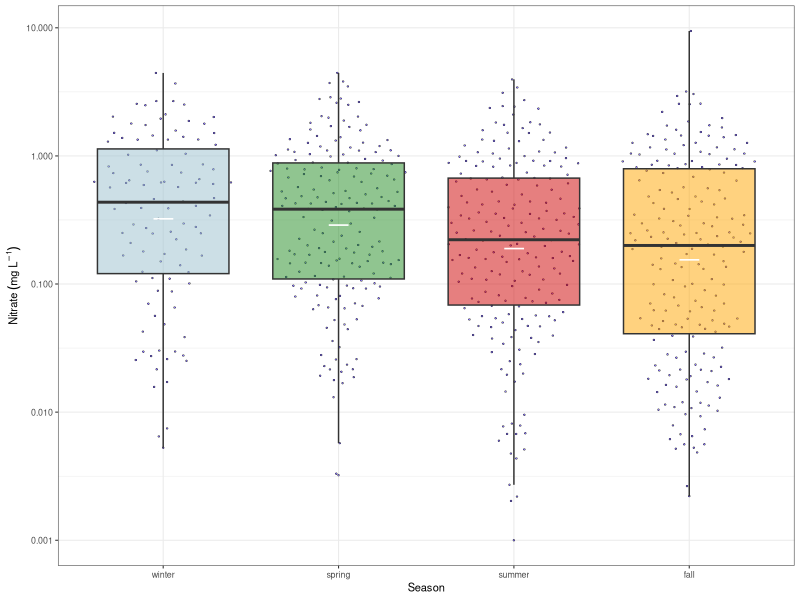
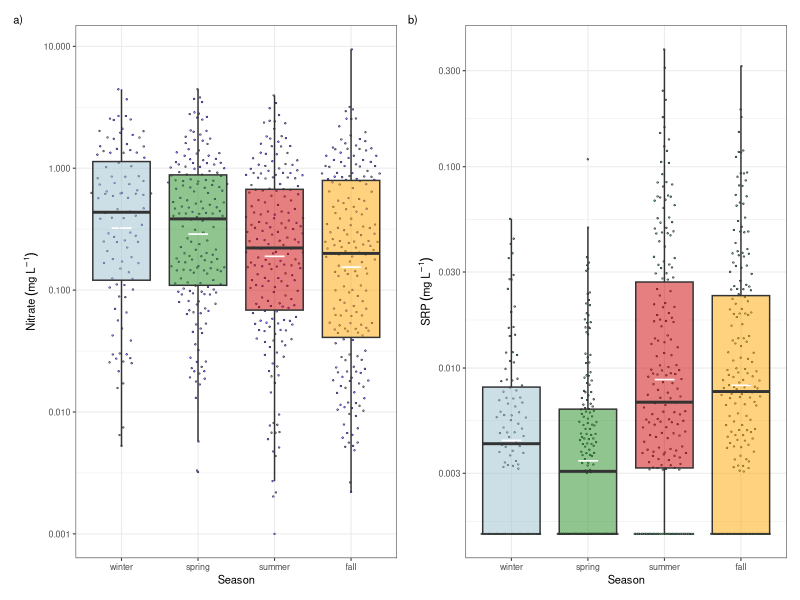
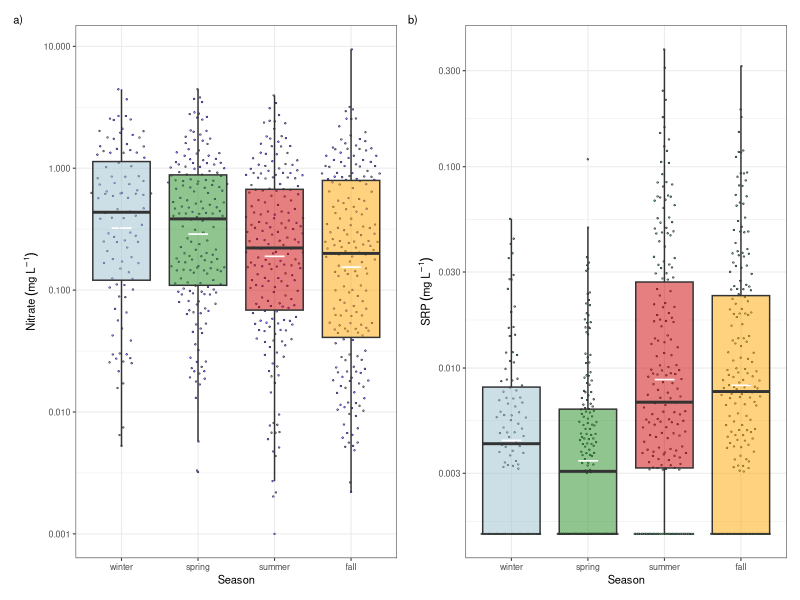

Generate these figures, in order, with R:
# Load libraries
library(tidyverse)
library(patchwork)
library(ggfortify)
library(ggplot2)
library(ggbeeswarm)
library(broom)
options(scipen = 999)

# Load data 
raw = read_csv('Data/LMtribs_seasonal.csv') %>% 
  mutate(season = factor(season, levels = c('winter','spring','summer','fall'))) 

# Seasonal boxplots 
cv.n = ggplot(raw %>% filter(!is.na(nitrate_mgl)), aes(season, 
           (nitrate_mgl))) +
  geom_quasirandom(alpha = 1, fill ='#9381ff', size = 0.5, shape = 21, stroke = 0.2) +
  # geom_boxplot(fill = 'transparent', col = c('lightblue3','forestgreen', 'red3','orange')) +
  geom_boxplot(fill = c('lightblue3','forestgreen', 'red3','orange'), alpha = 0.5, outlier.shape = NA) +
  stat_summary(fun = mean, geom="point", shape="_", size=8, color="white") + # Mean
  scale_y_log10() +
  ylab(bquote('Nitrate'~(mg~L^-1))) +
  xlab('Season') +
  theme_bw(base_size = 8); cv.n

cv.p = ggplot(raw %>% filter(!is.na(srp_mgl)), aes(season, 
                                                   (srp_mgl))) +
  geom_quasirandom(alpha = 1, fill = '#70a288', size = 0.5, shape = 21, stroke = 0.2) +
  geom_boxplot(fill = c('lightblue3','forestgreen', 'red3','orange'), alpha = 0.5, outlier.shape = NA) +
  stat_summary(fun = mean, geom="point", shape="_", size=8, color="white") + # Mean
  scale_y_log10() +
  ylab(bquote('SRP'~(mg~L^-1))) +
  xlab('Season') +
  theme_bw(base_size = 8)

# combine plots for Figure 2
cv.n + cv.p  + 
  plot_annotation(tag_levels = 'a', tag_suffix = ')') & 
  theme(plot.tag = element_text(size = 8))
ggsave('Figures/Figure2_Boxplots.png',width = 6.5, height = 3, units = 'in', dpi = 500)

##############################################################################################################
# Summary statistics of median 
raw |> group_by(season) |> 
  summarise(medianN = median(nitrate_mgl, na.rm = T), medianP = median(srp_mgl, na.rm = T))

# Compare differences between groups. 1) Test for normality
# The Shapiro-Wilk’s test or Shapiro test is a normality test in frequentist statistics. 
# The null hypothesis of Shapiro’s test is that the population is distributed normally.
raw %>% 
  nest(data = -season) %>% 
  mutate(
    shapiro = map(data, ~shapiro.test((.x$nitrate_mgl))),
    glanced = map(shapiro, glance)
  ) %>% 
  unnest(glanced) %>% 
  dplyr::select(season, W = statistic, p.value) 
# Not normally distributed (even when log)

# Nonparametric ANOVA: Kruskal-Wallis Test
kruskal.test((nitrate_mgl) ~ season, data = raw)
# We get a p-value that is much smaller than 0.05 so we can reject the null hypothesis and 
# conclude that there is at least one group statistically different from the other groups in the dataset
kruskal.test((srp_mgl) ~ season, data = raw)

# Paired wilcox test
pairwise.wilcox.test(log(raw$nitrate_mgl), raw$season, p.adjust.method="none")
pairwise.wilcox.test(log(raw$srp_mgl), raw$season, p.adjust.method="none")

##############################################################################################################
